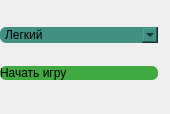
               <widget class="QWidget" name="page">
                <property name="geometry">
                 <rect>
                  <x>0</x>
                  <y>0</y>
                  <width>170</width>
                  <height>114</height>
                 </rect>
                </property>
                <attribute name="label">
                 <string>Играть с ботом</string>
                </attribute>
                <widget class="QWidget" name="layoutWidget">
                 <property name="geometry">
                  <rect>
                   <x>0</x>
                   <y>10</y>
                   <width>158</width>
                   <height>87</height>
                  </rect>
                 </property>
                 <layout class="QVBoxLayout" name="verticalLayout_6">
                  <item>
                   <widget class="QComboBox" name="box_to_choose_level_of_bot">
                    <property name="styleSheet">
                     <string notr="true">background-color:rgb(66, 143, 131);
border-radius:6px;
</string>
                    </property>
                    <item>
                     <property name="text">
                      <string>Легкий</string>
                     </property>
                    </item>
                    <item>
                     <property name="text">
                      <string>Средний</string>
                     </property>
                    </item>
                    <item>
                     <property name="text">
                      <string>Профессионал</string>
                     </property>
                    </item>
                   </widget>
                  </item>
                  <item>
                   <widget class="QPushButton" name="push_button_play_game_with_bot">
                    <property name="layoutDirection">
                     <enum>Qt::LayoutDirection::LeftToRight</enum>
                    </property>
                    <property name="styleSheet">
                     <string notr="true">background-color:rgb(64, 170, 64);
border-radius:6px;
border:none;
text-align:left;</string>
                    </property>
                    <property name="text">
                     <string>Начать игру</string>
                    </property>
                    <property name="icon">
                     <iconset resource="resource.qrc">
                      <normaloff>:/icons/icons/play.svg</normaloff>:/icons/icons/play.svg</iconset>
                    </property>
                   </widget>
                  </item>
                 </layout>
                </widget>
               </widget>
